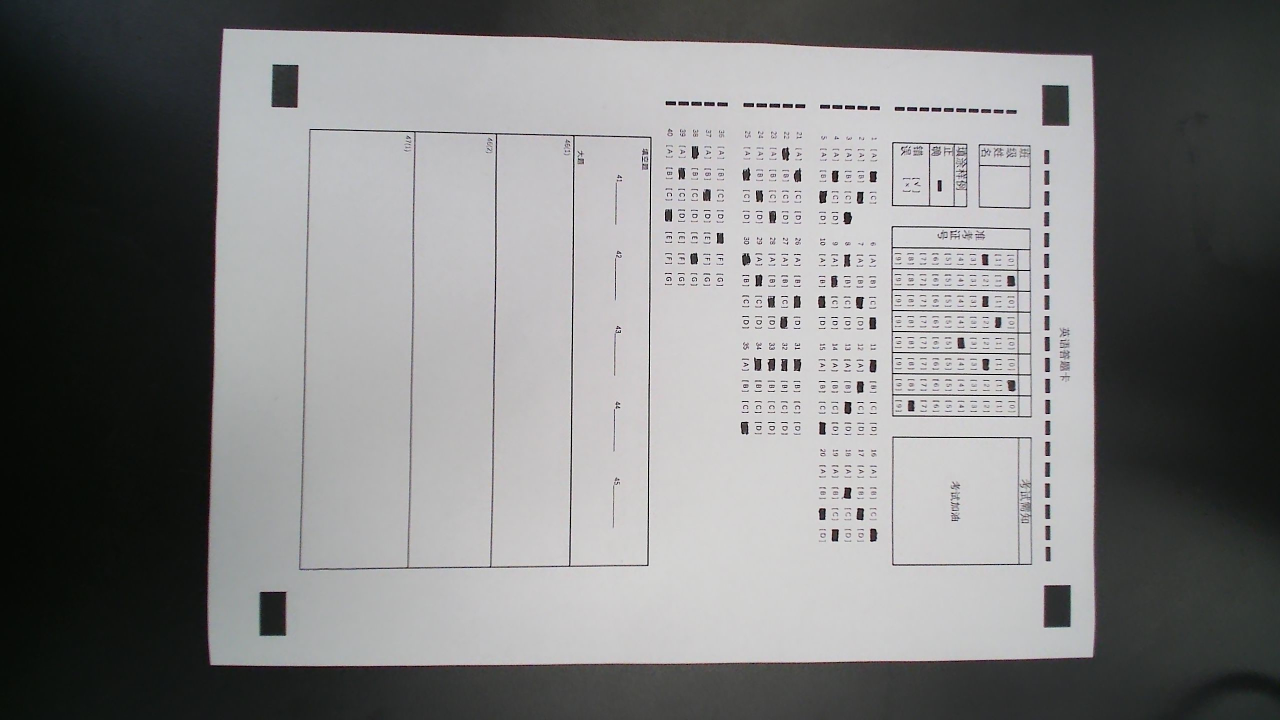
#> input picture card/card_with_QRcode/test3.jpg, 2560 x 1440 px (shown at 1/2 size)
$ python cvLearning.py   (older library calls are emulated)
#> lines starting #> are read from the running program, lines starting #| are printed output that depends on the picture; after the words box and inside, x2 and y2 are one past the last pixel; in counts of white or black regions, pixels touching at a corner belong together
#> further down, img is the input picture: shape (1440, 2560, 3); mean B, G, R 127.3, 127.1, 126.8
### test/utils.py
import cv2 as cv
import numpy as np
import pandas as pd
from imutils.perspective import four_point_transform
from scipy.stats import t


def findRectangles(img, contours_sort_with_Area):
    # 所有矩形
    recs = []
    # 矩形的角点
    recsCornerPoints = []
    # 矩形轮廓在所有轮廓中的索引
    recsIdx = []
    i = 0
    # 遍历所有轮廓
    for c in contours_sort_with_Area:
        # 获取周长
        peri = 0.1 * cv.arcLength(c, True)
        # 获取近似矩形
        approx = cv.approxPolyDP(c, peri, True)
        # 如果是矩形(有四个点)
        if len(approx) == 4:
            # 透视变换
            recCnt = four_point_transform(img, approx.reshape(4, 2))
            # print('type:',type(approx.reshape(4, 2)))
            recs.append(recCnt)
            recsCornerPoints.append(approx.reshape(4, 2))
            recsIdx.append(i)
            # cv.imshow('轮廓'+str(i), recCnt)
        i = i + 1
    # 返回矩形,矩形的四个角点,矩形在所有轮廓中的索引
    return recs, recsCornerPoints, recsIdx


def findRectangles2(img, contours_sort_with_Area):
    # 所有矩形
    recs = []
    # 矩形的角点
    recsCornerPoints = []
    # 矩形轮廓在所有轮廓中的索引
    recsIdx = []
    i = 0
    # 遍历所有轮廓
    for c in contours_sort_with_Area:
        # 获取周长
        peri = 0.07 * cv.arcLength(c, True)
        # 获取近似矩形
        approx = cv.approxPolyDP(c, peri, True)
        # 如果是矩形(有四个点)
        if len(approx) == 4:
            # 透视变换
            recCnt = four_point_transform(img, approx.reshape(4, 2))
            # print('type:',type(approx.reshape(4, 2)))
            recs.append(recCnt)
            recsCornerPoints.append(approx.reshape(4, 2))
            recsIdx.append(i)
            # cv.imshow('轮廓'+str(i), recCnt)
        i = i + 1
    # 返回矩形,矩形的四个角点,矩形在所有轮廓中的索引
    return recs, recsCornerPoints, recsIdx


def get_complete_card(img):
    # 旋转90度
    # img = np.rot90(img, k=-1)
    img = np.rot90(img)
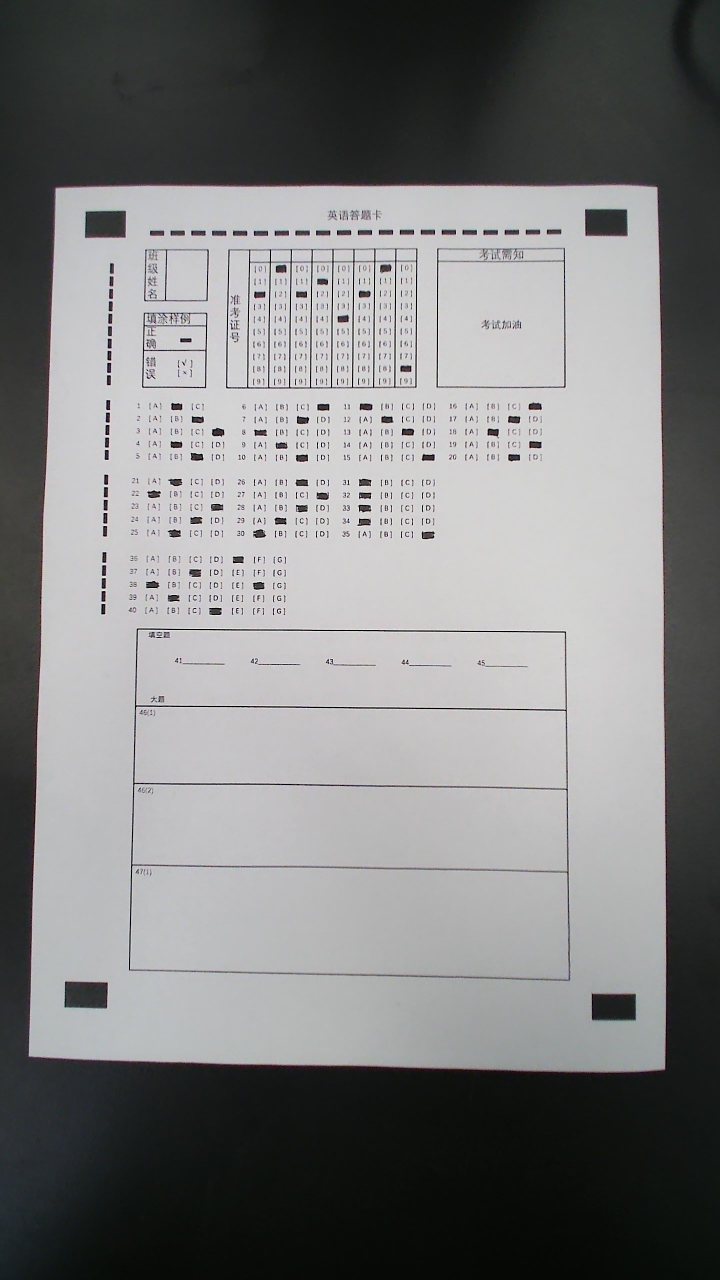
#> img: shape (2560, 1440, 3) (shown at 1/2 size); mean of channels 0, 1, 2 127.3, 127.1, 126.8; drawn as B, G, R
    # 转成灰度图
    gray = cv.cvtColor(img, cv.COLOR_BGR2GRAY)
    # 二值化
    ret, th1 = cv.threshold(gray, 0, 255, cv.THRESH_BINARY + cv.THRESH_OTSU)
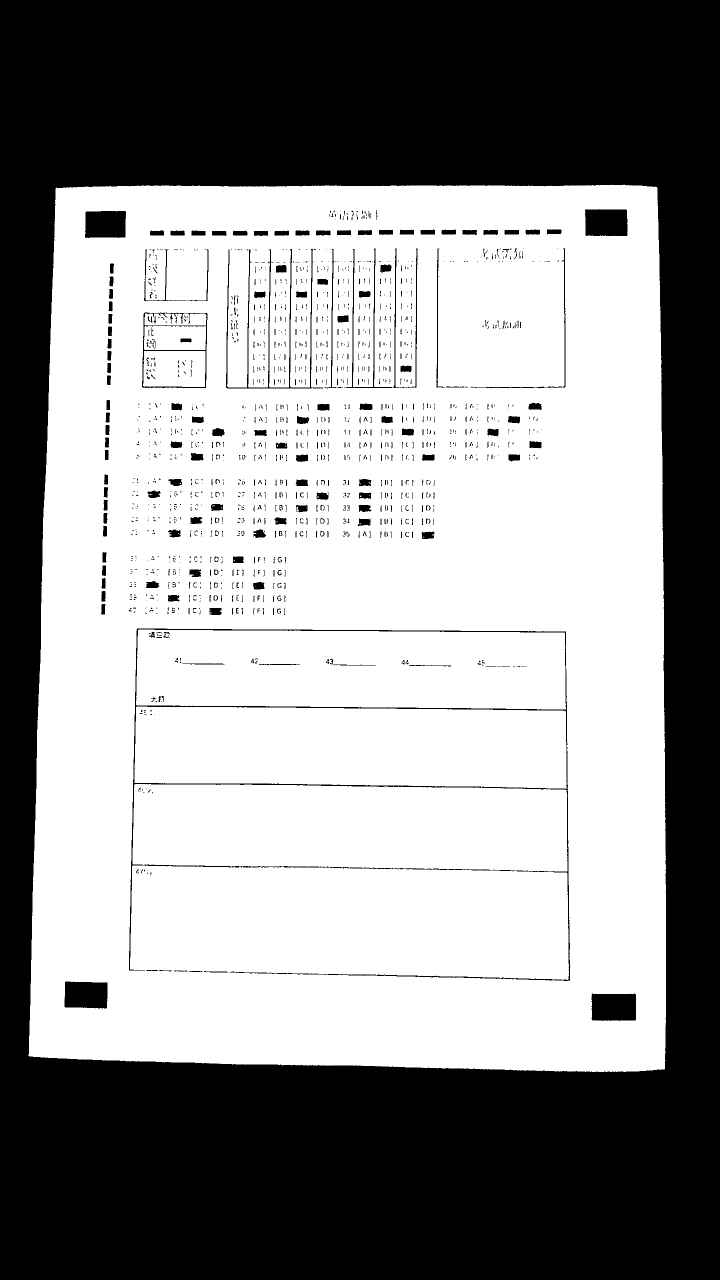
#> th1: shape (2560, 1440) (shown at 1/2 size); 57.3% white; 1458 black regions (1119 under 20 px), largest, box (x1, y1, x2, y2) and area: (0, 0, 1440, 2560) 1497274, (258, 1257, 1141, 1962) 11175, (1183, 1987, 1272, 2042) 4690
#> ret = 115
    # 形态学腐蚀
    blur1 = cv.blur(th1, (5, 5))
    # 再次二值化
    ret, th2 = cv.threshold(blur1, 100, 255, cv.THRESH_BINARY_INV)
#> th2: shape (2560, 1440); 41.4% white; 145 white regions (45 under 20 px), largest, box (x1, y1, x2, y2) and area: (0, 0, 1440, 2560) 1492203, (1184, 1988, 1271, 2041) 4454, (1171, 419, 1254, 471) 4184
    blur2 = cv.blur(th2, (5, 5))
    ret, th3 = cv.threshold(blur2, 100, 255, cv.THRESH_BINARY_INV)
#> th3: shape (2560, 1440); 58.3% white; 102 black regions (2 under 20 px)

    # 返回所有轮廓
    th3, contours, hierarchy = cv.findContours(th3, cv.RETR_TREE, cv.CHAIN_APPROX_SIMPLE)
#> contours = 102 contours, 2 with area under 20; largest, box (x1, y1, x2, y2) and area: (58, 370, 1332, 2144) 2185750, (1182, 1986, 1273, 2043) 4817, (1169, 417, 1256, 473) 4546, (128, 1962, 216, 2018) 4497, (169, 421, 253, 477) 4345
    contours_sort_with_Area = sorted(contours, key=cv.contourArea, reverse=True)
#> contours_sort_with_Area has the same summary as contours
    # 获取矩形
    recs, recsPoints, recsIdx = findRectangles(th3, contours_sort_with_Area)
#> the loop in findRectangles, `for c in contours_sort_with_Area:` made 102 passes
#> (peri, recCnt) on pass 102: (1.17, [[255, 128, 255], [255, 128, 255]])
#> after the loop in findRectangles, `for c in contours_sort_with_Area:`: i = 102; recs = 58 items; recsIdx = 58 values from 0 to 101
#> recs = 58 items; recsPoints = 58 items; recsIdx = 58 values from 0 to 101
    # print('共有矩形: ', len(recsPoints))

    rgb = cv.cvtColor(th3, cv.COLOR_GRAY2RGB)
#> rgb: shape (2560, 1440, 3); 58.3% white; 102 black regions (2 under 20 px), largest, box (x1, y1, x2, y2) and area: (0, 0, 1440, 2560) 1497665, (1183, 1987, 1272, 2042) 4681, (1170, 418, 1255, 472) 4415

    # 记录大定位点的坐标
    pointers = []
    # 将所有矩形的坐标转换成[左上角，右上角，右下角，左下角]的形式
    for i in range(len(recsPoints)):
        recsPoints_copy = []
        # 左上角,横纵坐标相加最小
        t = sorted(recsPoints[i], key=lambda x: x[0] + x[1])
        recsPoints_copy.append(t[0])
        # 右上角,横纵坐标相加位于中间两个，通过比较X值判断
        recsPoints_copy.append(t[1] if t[1][0] > t[2][0] else t[2])
        # 右下角,横纵坐标相加最小
        recsPoints_copy.append(t[3])
        # 左下角,横纵坐标相加位于中间两个，通过比较X值判断
        recsPoints_copy.append(t[1] if t[1][0] < t[2][0] else t[2])
        w1 = recsPoints_copy[1][0] - recsPoints_copy[0][0]
        w2 = recsPoints_copy[2][0] - recsPoints_copy[3][0]
        h1 = recsPoints_copy[3][1] - recsPoints_copy[0][1]
        h2 = recsPoints_copy[2][1] - recsPoints_copy[1][1]

        # if i == 1 or i == 2 or i == 3 or i == 4:
        #     print(i, '大定位点的长宽是: ', w1, w2, h1, h2, (w1 + w2) / (h1 + h2), (w1 + w2) * (h1 + h2) / 4)
        #
        #         # 用长宽比和最大最小面积筛选定位点
        if h1 + h2 != 0 and 1.8 > (w1 + w2) / (h1 + h2) > 1.3 and 7000 > (w1 + w2) * (h1 + h2) / 4 > 3500:
            pointers.append(recsPoints_copy)
#> this loop made 58 passes
#> (t, w1, w2, h1, h2) on passes 1 to 5: ([[111, 378], [1312, 374], [59, 2112], [1329, 2136]], 1201, 1270, 1734, 1762), ([[1185, 1987], [1183, 2038], [1271, 1989], [1269, 2040]], 86, 86, 51, 51), ([[1170, 420], [1173, 471], [1251, 419], [1254, 469]], 81, 81, 51, 50), ([[130, 1965], [131, 2014], [211, 1964], [213, 2014]], 81, 82, 49, 50), ([[171, 425], [172, 475], [249, 422], [251, 471]], 78, 79, 50, 49)
#> after the loop, pointers = [[[1185, 1987], [1271, 1989], [1269, 2040], [1183, 2038]], [[1170, 420], [1251, 419], [1254, 469], [1173, 471]], [[130, 1965], [211, 1964], [213, 2014], [131, 2014]], [[171, 425], [249, 422], [251, 471], [172, 475]]]

    if len(pointers) != 4:
        print('定位点不完整')
        return
    # 绘制矩形
    # idx = 4
    # print(recsPoints[1], cv.contourArea(contours_sort_with_Area[recsIdx[1]]))
    # print(pointers[0])

    # 找到整个答题卡区域的角点
    # 左上角横纵坐标相加最小
    top_left = sorted(pointers, key=lambda x: x[0][0] + x[0][1])[0][0]
#> top_left = [171, 425]
    # 右下角横纵坐标相加最大
    bottom_right = sorted(pointers, key=lambda x: x[2][0] + x[2][1], reverse=True)[0][2]
#> bottom_right = [1269, 2040]
    # 右上角,优先判断y坐标
    tmp1 = sorted([pointers[0][1], pointers[1][1], pointers[2][1], pointers[3][1]], key=lambda x: x[1])
#> tmp1 = [[1251, 419], [249, 422], [211, 1964], [1271, 1989]]
    top_right = tmp1[0] if tmp1[0][0] > tmp1[1][0] else tmp1[1]
#> top_right = [1251, 419]
    # 左下角, 优先断y坐标
    tmp2 = sorted([pointers[0][3], pointers[1][3], pointers[2][3], pointers[3][3]], key=lambda x: x[1], reverse=True)
#> tmp2 = [[1183, 2038], [131, 2014], [172, 475], [1173, 471]]
    bottom_left = tmp2[0] if tmp2[0][0] < tmp2[1][0] else tmp2[1]
#> bottom_left = [131, 2014]

    # [5 lines of commented-out code are left out]
    bigCornerPointers = np.array([top_left, top_right, bottom_right, bottom_left])
#> bigCornerPointers = [[171, 425], [1251, 419], [1269, 2040], [131, 2014]]

    # 去除大定位点外围之后的答题卡,并且映射成规则矩形
    totalCard = four_point_transform(gray, bigCornerPointers)
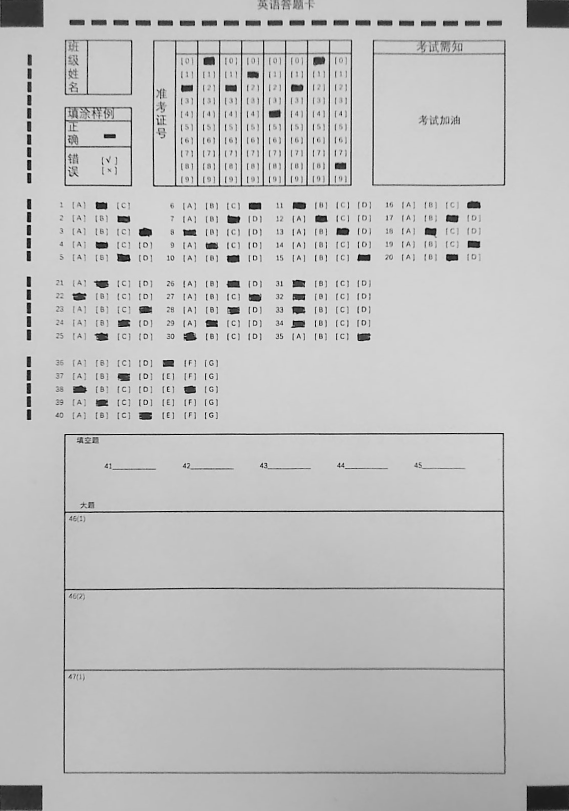
#> totalCard: shape (1621, 1138) (shown at 1/2 size); min 0, max 252, mean 191.1
    # cv.drawContours(rgb, contours_sort_with_Area, recsIdx[idx], (255, 0, 0), 3)
    return totalCard


def grubbs(x,  alpha=0.95):
    if isinstance(x, pd.Series) or isinstance(x, pd.DataFrame):
        x = x.astype('float').values
    elif isinstance(x, list):
        x = np.array(x)
    delIdx = []
    # 样本个数
    p = len(x)
    beta = 1 - alpha
    while True:
        # 格拉布斯法算出离群值
        if p > 2:
            # 求均值和方差
            mean = np.mean(x)
            std = np.std(x)
            g_arr = np.abs(x - mean) / std
            # 最有可能是离群值的样本的 index
            g_index = g_arr.argmax()
            # 求出 Grubbs test 的能力统计量 G
            G = g_arr[g_index]
            t_crital = t.ppf(beta / (2 * p), p - 2)
            # 求检验统计量在显著性水平中的临界值
            criteria = (p - 1) / np.sqrt(p) * np.sqrt(t_crital ** 2 / (p - 2 + t_crital ** 2))
            if G > criteria:
                # 若样本中有离群值, 删除离群值
                x = np.delete(x, g_index)
                delIdx.append(g_index)
                # 重新求取参加者个数
                p = len(x)
            else:
                # 若样本中没有离群值，则返回
                return x, delIdx
        else:
            return x, delIdx


def remove_outliers(pointers):
    area = []
    for i in pointers:
        w1 = i[1][0] - i[0][0]
        w2 = i[2][0] - i[3][0]
        h1 = i[3][1] - i[0][1]
        h2 = i[2][1] - i[1][1]
        area.append(((w1 + w2) * (h1 + h2) / 4))
    area, delIdx = grubbs(area, 0.5)
    for i in delIdx:
        pointers.pop(i)
    return pointers


def get_small_dots(img):
    # 二值化
    ret, th1 = cv.threshold(img, 0, 255, cv.THRESH_BINARY + cv.THRESH_OTSU)
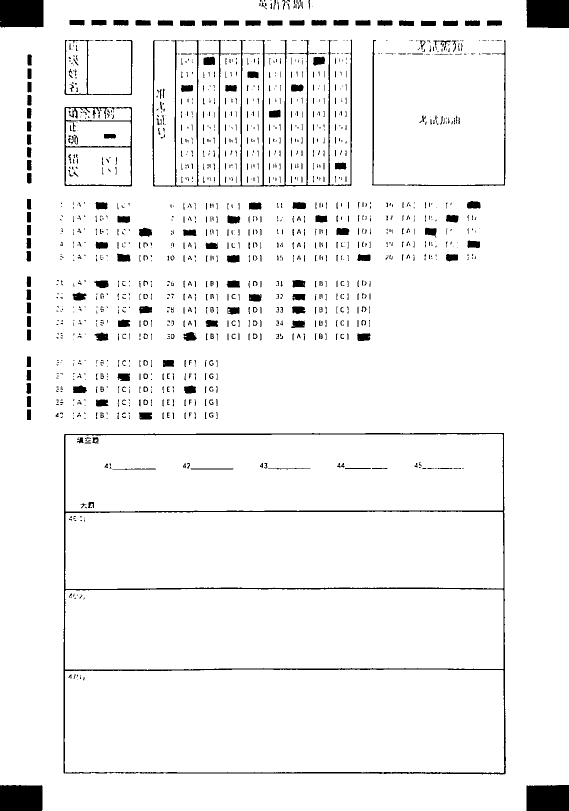
#> th1: shape (1621, 1138) (shown at 1/2 size); 95% white; 1341 black regions (835 under 20 px), largest, box (x1, y1, x2, y2) and area: (127, 866, 1012, 1549) 14818, (305, 79, 704, 374) 8670, (0, 0, 87, 55) 4703
#> ret = 132
    # 形态学腐蚀
    blur1 = cv.blur(th1, (5, 5))
#> blur1: shape (1621, 1138)
    # 再次二值化
    ret, th2 = cv.threshold(blur1, 100, 255, cv.THRESH_BINARY_INV)
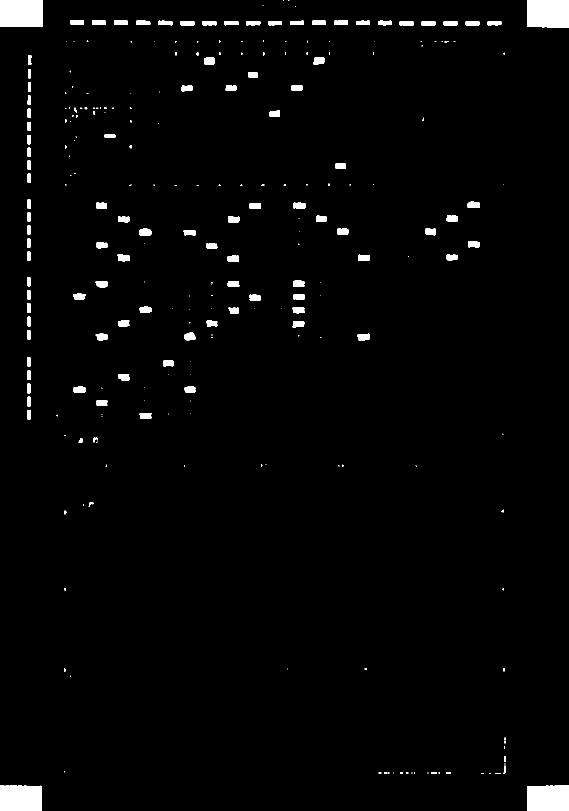
#> th2: shape (1621, 1138) (shown at 1/2 size); 2.1% white; 260 white regions (147 under 20 px)
    blur2 = cv.blur(th2, (5, 5))
#> blur2: shape (1621, 1138)

    # 返回所有轮廓
    blur2, contours, hierarchy = cv.findContours(blur2, cv.RETR_TREE, cv.CHAIN_APPROX_SIMPLE)
#> contours = 242 contours, 22 with area under 20; largest, box (x1, y1, x2, y2) and area: (1052, 0, 1138, 57) 4725, (0, 0, 88, 56) 4722, (0, 1569, 86, 1621) 4310, (1052, 1569, 1138, 1621) 4297, (277, 454, 305, 474) 456

    # 按面积大小排序
    contours_sort_with_Area = sorted(contours, key=cv.contourArea, reverse=True)
#> contours_sort_with_Area has the same summary as contours

    # 获取矩形
    recs, recsPoints, recsIdx = findRectangles2(blur2, contours_sort_with_Area)
#> the loop in findRectangles2, `for c in contours_sort_with_Area:` made 242 passes
#> (peri, approx) on passes 1 to 3: (19.83, [[1052, 0], [1053, 55], [1137, 56], [1137, 0]]), (19.9, [[0, 0], [0, 55], [87, 54], [87, 0]]), (19.06, [[0, 1569], [0, 1620], [85, 1620], [85, 1570]])
#> pass 1, in findRectangles2, `recCnt = four_point_transform(img, approx.reshape(4, 2))`:
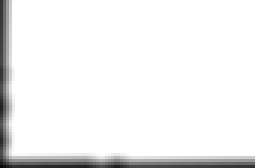
#> recCnt: shape (56, 85) (shown 3 times larger); min 10, max 255, mean 240.7
    # print('共有矩形: ', len(recsPoints))

    rgb = cv.cvtColor(blur2, cv.COLOR_GRAY2RGB)
#> rgb: shape (1621, 1138, 3)

    # 记录小定位点的坐标
    pointers = []
    # 将所有矩形的坐标转换成[左上角，右上角，右下角，左下角]的形式
    for i in range(len(recsPoints)):
        recsPoints_copy = []
        # 左上角,横纵坐标相加最小
        t = sorted(recsPoints[i], key=lambda x: x[0] + x[1])
        recsPoints_copy.append(t[0])
        # 右上角,横纵坐标相加位于中间两个，通过比较X值判断
        recsPoints_copy.append(t[1] if t[1][0] > t[2][0] else t[2])
        # 右下角,横纵坐标相加最小
        recsPoints_copy.append(t[3])
        # 左下角,横纵坐标相加位于中间两个，通过比较X值判断
        recsPoints_copy.append(t[1] if t[1][0] < t[2][0] else t[2])
        pointers.append(recsPoints_copy)

    # 通过左上角的点获取阈值
    top_left = sorted(pointers, key=lambda x: x[0][0] + x[0][1])[0]
    # 水平和垂直阈值
    Threshold_x = top_left[2][0]
    Threshold_y = top_left[2][1]
    # 水平小定位点
    horizontalDots = []
    # 垂直小定位点
    verticalDots = []
    # 用垂直坐标筛选水平定位点
    for i in pointers:
        if i[2][1] < Threshold_y + 5:
            horizontalDots.append(i)
#> this loop made 242 passes
#> i on passes 1 to 3: [[1052, 0], [1137, 0], [1137, 56], [1053, 55]], [[0, 0], [87, 0], [87, 54], [0, 55]], [[0, 1569], [85, 1570], [85, 1620], [0, 1620]]
    # 用水平坐标筛选垂直定位点
    for i in pointers:
        if i[2][0] < Threshold_x + 5:
            verticalDots.append(i)

    # 去除异常值
    horizontalDots = remove_outliers(horizontalDots)
#> the loop in remove_outliers, `for i in pointers:` made 26 passes
#> i on passes 1 to 8: [[1052, 0], [1137, 0], [1137, 56], [1053, 55]], [[0, 0], [87, 0], [87, 54], [0, 55]], [[402, 41], [433, 40], [434, 51], [404, 52]], [[490, 40], [521, 40], [522, 49], [491, 52]], [[314, 41], [345, 40], [346, 51], [315, 51]], [[359, 40], [389, 40], [390, 51], [360, 52]], [[666, 40], [697, 39], [697, 50], [667, 51]], [[270, 40], [301, 40], [302, 50], [271, 51]]
#> the loop in remove_outliers, `for i in delIdx:` made 6 passes
#> i on passes 2 to 6: 0, 23, 22, 20, 20
    # 根据左上角排序
    horizontalDots = sorted(horizontalDots, key=lambda x: x[0][0])
    # 去除异常值
    verticalDots = remove_outliers(verticalDots)
#> the loop in remove_outliers (call 2), `for i in pointers:` made 27 passes
#> i on passes 1 to 8: [[0, 0], [87, 0], [87, 54], [0, 55]], [[0, 1569], [85, 1570], [85, 1620], [0, 1620]], [[53, 765], [62, 766], [61, 788], [52, 787]], [[55, 108], [64, 109], [63, 131], [54, 130]], [[53, 604], [62, 605], [62, 627], [52, 625]], [[53, 319], [63, 320], [62, 341], [53, 340]], [[53, 475], [62, 476], [61, 497], [52, 496]], [[54, 345], [63, 346], [62, 367], [53, 366]]
#> the loop in remove_outliers (call 2), `for i in delIdx:` made 2 passes
    # 根据右上角排序
    verticalDots = sorted(verticalDots, key=lambda x: x[1][1])

    horizontalPointers = []
    verticalPointers = []
    for i in horizontalDots:
        horizontalPointers.append((i[3][0], i[2][0]))
#> this loop made 20 passes
#> i on passes 1 to 8: [[138, 39], [169, 39], [169, 50], [139, 50]], [[182, 39], [212, 39], [213, 50], [183, 51]], [[226, 39], [256, 39], [257, 50], [227, 51]], [[270, 40], [301, 40], [302, 50], [271, 51]], [[314, 41], [345, 40], [346, 51], [315, 51]], [[359, 40], [389, 40], [390, 51], [360, 52]], [[402, 41], [433, 40], [434, 51], [404, 52]], [[447, 40], [477, 40], [478, 51], [448, 52]]
    print('水平定位点个数: ', len(horizontalPointers))
#| 水平定位点个数:  20

    for i in verticalDots:
        verticalPointers.append((i[1][1], i[2][1]))
#> this loop made 25 passes
#> i on passes 1 to 8: [[55, 108], [64, 109], [63, 131], [54, 130]], [[54, 136], [63, 137], [62, 158], [54, 157]], [[55, 162], [63, 163], [62, 185], [54, 184]], [[54, 189], [63, 190], [62, 211], [53, 210]], [[54, 215], [63, 216], [62, 237], [53, 236]], [[53, 242], [63, 243], [62, 263], [53, 262]], [[53, 268], [63, 269], [61, 290], [53, 289]], [[54, 293], [63, 295], [62, 315], [53, 314]]
    print('垂直定位点个数: ', len(verticalPointers))
#| 垂直定位点个数:  25
    return horizontalPointers, verticalPointers


def getStuID(img, idDigits):
    horizontalPointers, verticalPointers = get_small_dots(img)
    # 二值化
    ret, th1 = cv.threshold(img, 0, 255, cv.THRESH_BINARY + cv.THRESH_OTSU)
    # 形态学腐蚀
    blur1 = cv.blur(th1, (5, 5))
    # 再次二值化
    ret, th2 = cv.threshold(blur1, 100, 255, cv.THRESH_BINARY_INV)
    blur2 = cv.blur(th2, (5, 5))

    stuID = []
    for i in range(5, 5 + idDigits):
        white_dots = 0
        idx = 0
        for j in range(0, 9):
            pic = blur2[verticalPointers[j][0]:verticalPointers[j][1],
                  horizontalPointers[i][0]:horizontalPointers[i][1]]
            tmp = cv.countNonZero(pic)
            if white_dots < tmp:
                white_dots = tmp
                idx = j
        stuID.append(idx)
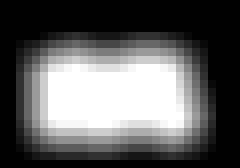
#> pic: shape (21, 30) (shown 8 times larger); min 0, max 255, mean 93.9
    return stuID


# [38 lines left out: function getAnswers, not called in this run]

### test/cvLearning.py
import cv2 as cv
from matplotlib import pyplot as plt

# 用普通模式加载图像
from utils import get_complete_card, get_small_dots, getStuID, getAnswers

img = cv.imread('../card/card_with_QRcode/test3.jpg')
# 获取去除边缘之后的答题卡
totalCard = get_complete_card(img)
# 获取水平垂直定位点坐标

stuID = getStuID(totalCard, 8)

print('学号: ', stuID)
#| 学号:  [2, 0, 2, 1, 4, 2, 0, 8]

optNumOfSelQList = []
#> (the run stopped early here; a loop or call above may not have finished)
